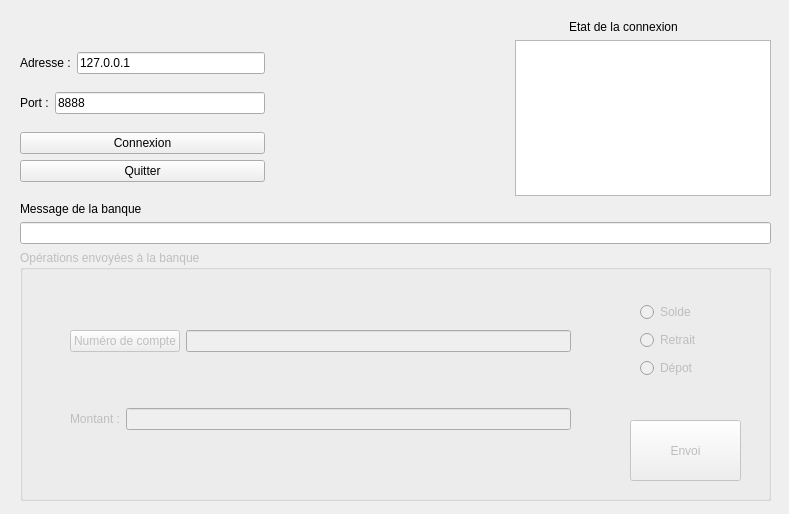
<?xml version="1.0" encoding="UTF-8"?>
<ui version="4.0">
 <class>DabClientWidget</class>
 <widget class="QWidget" name="DabClientWidget">
  <property name="geometry">
   <rect>
    <x>0</x>
    <y>0</y>
    <width>789</width>
    <height>514</height>
   </rect>
  </property>
  <property name="windowTitle">
   <string>DabClientWidget</string>
  </property>
  <widget class="QGroupBox" name="groupBoxOP">
   <property name="enabled">
    <bool>false</bool>
   </property>
   <property name="geometry">
    <rect>
     <x>20</x>
     <y>250</y>
     <width>751</width>
     <height>251</height>
    </rect>
   </property>
   <property name="title">
    <string>Opérations envoyées à la banque</string>
   </property>
   <widget class="QPushButton" name="pushButton_Envoi">
    <property name="geometry">
     <rect>
      <x>610</x>
      <y>170</y>
      <width>111</width>
      <height>61</height>
     </rect>
    </property>
    <property name="text">
     <string>Envoi</string>
    </property>
   </widget>
   <widget class="QWidget" name="verticalLayoutWidget">
    <property name="geometry">
     <rect>
      <x>620</x>
      <y>50</y>
      <width>81</width>
      <height>80</height>
     </rect>
    </property>
    <layout class="QVBoxLayout" name="verticalLayout">
     <item>
      <widget class="QRadioButton" name="radioButton_Solde">
       <property name="text">
        <string>Solde</string>
       </property>
      </widget>
     </item>
     <item>
      <widget class="QRadioButton" name="radioButton_Retrait">
       <property name="text">
        <string>Retrait</string>
       </property>
      </widget>
     </item>
     <item>
      <widget class="QRadioButton" name="radioButton_Depot">
       <property name="text">
        <string>Dépot</string>
       </property>
      </widget>
     </item>
    </layout>
   </widget>
   <widget class="QWidget" name="verticalLayoutWidget_2">
    <property name="geometry">
     <rect>
      <x>50</x>
      <y>30</y>
      <width>501</width>
      <height>201</height>
     </rect>
    </property>
    <layout class="QVBoxLayout" name="verticalLayout_2">
     <item>
      <layout class="QHBoxLayout" name="horizontalLayout_3">
       <item>
        <widget class="QPushButton" name="pushButton_NumeroCompte">
         <property name="text">
          <string>Numéro de compte</string>
         </property>
        </widget>
       </item>
       <item>
        <widget class="QLineEdit" name="lineEdit_numerocompte"/>
       </item>
      </layout>
     </item>
     <item>
      <layout class="QHBoxLayout" name="horizontalLayout">
       <item>
        <widget class="QLabel" name="label">
         <property name="text">
          <string>Montant :</string>
         </property>
        </widget>
       </item>
       <item>
        <widget class="QLineEdit" name="lineEdit_montant"/>
       </item>
      </layout>
     </item>
    </layout>
   </widget>
  </widget>
  <widget class="QWidget" name="verticalLayoutWidget_3">
   <property name="geometry">
    <rect>
     <x>20</x>
     <y>20</y>
     <width>751</width>
     <height>224</height>
    </rect>
   </property>
   <layout class="QVBoxLayout" name="verticalLayout_3">
    <item>
     <layout class="QVBoxLayout" name="verticalLayout_7"/>
    </item>
    <item>
     <widget class="QLabel" name="label_5">
      <property name="text">
       <string>                                                                                                                                                                     Etat de la connexion</string>
      </property>
     </widget>
    </item>
    <item>
     <layout class="QHBoxLayout" name="horizontalLayout_4">
      <item>
       <layout class="QVBoxLayout" name="verticalLayout_4">
        <item>
         <layout class="QHBoxLayout" name="horizontalLayout_5">
          <item>
           <widget class="QLabel" name="label_2">
            <property name="text">
             <string>Adresse :</string>
            </property>
           </widget>
          </item>
          <item>
           <widget class="QLineEdit" name="lineEdit_adresse">
            <property name="text">
             <string>127.0.0.1</string>
            </property>
           </widget>
          </item>
         </layout>
        </item>
        <item>
         <layout class="QHBoxLayout" name="horizontalLayout_6">
          <item>
           <widget class="QLabel" name="label_3">
            <property name="text">
             <string>Port :</string>
            </property>
           </widget>
          </item>
          <item>
           <widget class="QLineEdit" name="lineEdit_port">
            <property name="text">
             <string>8888</string>
            </property>
           </widget>
          </item>
         </layout>
        </item>
        <item>
         <layout class="QVBoxLayout" name="verticalLayout_6">
          <item>
           <widget class="QPushButton" name="pushButton_connexion">
            <property name="text">
             <string>Connexion</string>
            </property>
           </widget>
          </item>
          <item>
           <widget class="QPushButton" name="pushButton_quitter">
            <property name="text">
             <string>Quitter</string>
            </property>
           </widget>
          </item>
         </layout>
        </item>
       </layout>
      </item>
      <item>
       <spacer name="horizontalSpacer">
        <property name="orientation">
         <enum>Qt::Horizontal</enum>
        </property>
        <property name="sizeHint" stdset="0">
         <size>
          <width>40</width>
          <height>20</height>
         </size>
        </property>
       </spacer>
      </item>
      <item>
       <widget class="QTextEdit" name="textEdit_etat"/>
      </item>
     </layout>
    </item>
    <item>
     <widget class="QLabel" name="label_4">
      <property name="text">
       <string>Message de la banque</string>
      </property>
     </widget>
    </item>
    <item>
     <widget class="QLineEdit" name="lineEdit_message"/>
    </item>
   </layout>
  </widget>
 </widget>
 <resources/>
 <connections>
  <connection>
   <sender>pushButton_quitter</sender>
   <signal>clicked()</signal>
   <receiver>DabClientWidget</receiver>
   <slot>close()</slot>
   <hints>
    <hint type="sourcelabel">
     <x>202</x>
     <y>177</y>
    </hint>
    <hint type="destinationlabel">
     <x>0</x>
     <y>178</y>
    </hint>
   </hints>
  </connection>
 </connections>
</ui>
